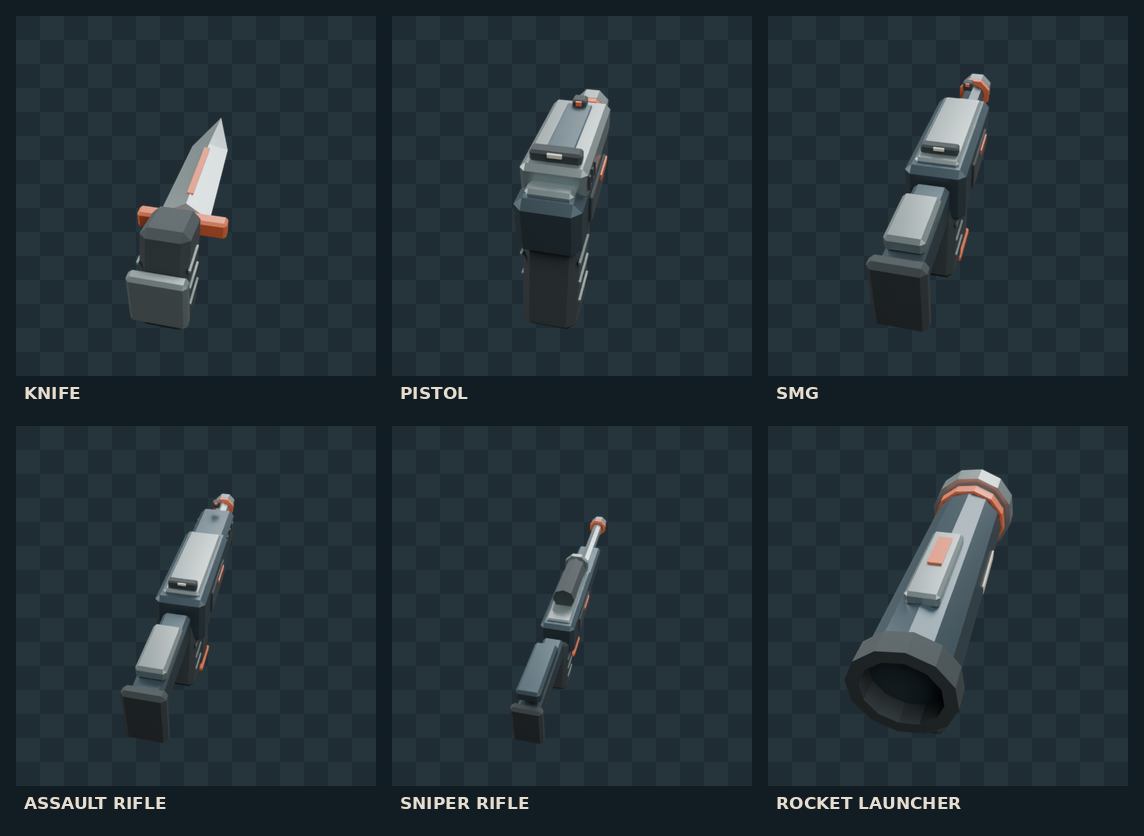

This figure's Python source:
"""Create a labeled checkerboard contact sheet and report sprite alpha bounds.

Run with Python 3 and Pillow after build.py.
"""
from pathlib import Path
from PIL import Image, ImageDraw, ImageFont

HERE = Path(__file__).resolve().parent
NAMES = ('knife', 'pistol', 'smg', 'assault_rifle', 'sniper_rifle', 'rocket_launcher')
tile, label, gap = 360, 34, 16
sheet = Image.new('RGB', (gap + 3*(tile+gap), gap + 2*(tile+label+gap)), '#111c23')
draw = ImageDraw.Draw(sheet)
try:
    font = ImageFont.truetype('/usr/share/fonts/truetype/dejavu/DejaVuSans-Bold.ttf', 17)
except OSError:
    font = ImageFont.load_default()
for i, name in enumerate(NAMES):
    image = Image.open(HERE / (name + '.png')).convert('RGBA')
    assert image.size == (512, 512), name
    alpha = image.getchannel('A')
    bbox = alpha.point(lambda x: 255 if x >= 16 else 0).getbbox()
    assert bbox and bbox[0] > 0 and bbox[1] > 0 and bbox[2] < 512 and bbox[3] < 512, (name, bbox)
    print(name, 'alpha>=16 bounds:', bbox)
    x, y = gap + (i % 3)*(tile+gap), gap + (i // 3)*(tile+label+gap)
    for yy in range(0,tile,24):
        for xx in range(0,tile,24):
            color = '#26343b' if ((xx//24)+(yy//24))%2 else '#202c33'
            draw.rectangle((x+xx,y+yy,x+xx+23,y+yy+23), fill=color)
    image.thumbnail((tile,tile), Image.Resampling.LANCZOS)
    sheet.paste(image,(x,y),image)
    draw.text((x+8,y+tile+7),name.replace('_',' ').upper(),font=font,fill='#e8ded0')
sheet.save(HERE / 'contact_sheet.png', optimize=True)
